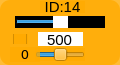
    <widget class="QWidget" name="widget_id14" native="true">
     <property name="geometry">
      <rect>
       <x>200</x>
       <y>80</y>
       <width>120</width>
       <height>65</height>
      </rect>
     </property>
     <property name="maximumSize">
      <size>
       <width>16777161</width>
       <height>16777215</height>
      </size>
     </property>
     <property name="styleSheet">
      <string notr="true">background-color: rgb(255, 170, 0, 200);
border-radius:10px;</string>
     </property>
     <widget class="QLabel" name="label_ID14">
      <property name="geometry">
       <rect>
        <x>40</x>
        <y>1</y>
        <width>45</width>
        <height>12</height>
       </rect>
      </property>
      <property name="minimumSize">
       <size>
        <width>0</width>
        <height>10</height>
       </size>
      </property>
      <property name="font">
       <font>
        <family>Arial</family>
        <pointsize>11</pointsize>
       </font>
      </property>
      <property name="styleSheet">
       <string notr="true">background-color: rgb(255, 255, 255， 0);
border-radius:0px;</string>
      </property>
      <property name="text">
       <string>ID:14</string>
      </property>
      <property name="alignment">
       <set>Qt::AlignCenter</set>
      </property>
     </widget>
     <widget class="QSlider" name="horizontalSlider_pulse_id14">
      <property name="geometry">
       <rect>
        <x>15</x>
        <y>16</y>
        <width>90</width>
        <height>12</height>
       </rect>
      </property>
      <property name="autoFillBackground">
       <bool>false</bool>
      </property>
      <property name="styleSheet">
       <string notr="true">QSlider{
	background: rgb(0, 0, 0);
	border-radius:0px;
}
QSlider::handle {/*设置中间的那个滑动的键*/                           background: rgb(255, 255, 255)}</string>
      </property>
      <property name="minimum">
       <number>0</number>
      </property>
      <property name="maximum">
       <number>1000</number>
      </property>
      <property name="pageStep">
       <number>1</number>
      </property>
      <property name="value">
       <number>500</number>
      </property>
      <property name="orientation">
       <enum>Qt::Horizontal</enum>
      </property>
     </widget>
     <widget class="QSlider" name="horizontalSlider_dev_id14">
      <property name="geometry">
       <rect>
        <x>35</x>
        <y>48</y>
        <width>50</width>
        <height>13</height>
       </rect>
      </property>
      <property name="styleSheet">
       <string notr="true">background-color: rgb(255, 255, 255， 0);</string>
      </property>
      <property name="minimum">
       <number>-125</number>
      </property>
      <property name="maximum">
       <number>125</number>
      </property>
      <property name="pageStep">
       <number>1</number>
      </property>
      <property name="orientation">
       <enum>Qt::Horizontal</enum>
      </property>
     </widget>
     <widget class="QLabel" name="label_id14">
      <property name="geometry">
       <rect>
        <x>10</x>
        <y>47</y>
        <width>30</width>
        <height>15</height>
       </rect>
      </property>
      <property name="minimumSize">
       <size>
        <width>0</width>
        <height>10</height>
       </size>
      </property>
      <property name="font">
       <font>
        <family>DejaVu Sans</family>
        <pointsize>10</pointsize>
       </font>
      </property>
      <property name="styleSheet">
       <string notr="true">background-color: rgb(255, 255, 255， 0);</string>
      </property>
      <property name="text">
       <string>0</string>
      </property>
      <property name="alignment">
       <set>Qt::AlignCenter</set>
      </property>
     </widget>
     <widget class="QLineEdit" name="lineEdit_id14">
      <property name="geometry">
       <rect>
        <x>38</x>
        <y>32</y>
        <width>45</width>
        <height>14</height>
       </rect>
      </property>
      <property name="sizePolicy">
       <sizepolicy hsizetype="Fixed" vsizetype="Fixed">
        <horstretch>0</horstretch>
        <verstretch>0</verstretch>
       </sizepolicy>
      </property>
      <property name="font">
       <font>
        <family>Arial</family>
        <pointsize>11</pointsize>
       </font>
      </property>
      <property name="autoFillBackground">
       <bool>false</bool>
      </property>
      <property name="styleSheet">
       <string notr="true">background-color: rgb(255, 255, 255);
border-radius:0px;</string>
      </property>
      <property name="text">
       <string>500</string>
      </property>
      <property name="maxLength">
       <number>1000</number>
      </property>
      <property name="alignment">
       <set>Qt::AlignCenter</set>
      </property>
      <property name="dragEnabled">
       <bool>false</bool>
      </property>
      <property name="readOnly">
       <bool>false</bool>
      </property>
     </widget>
     <widget class="QCheckBox" name="checkBox_id14">
      <property name="geometry">
       <rect>
        <x>13</x>
        <y>34</y>
        <width>15</width>
        <height>10</height>
       </rect>
      </property>
      <property name="text">
       <string/>
      </property>
     </widget>
    </widget>
